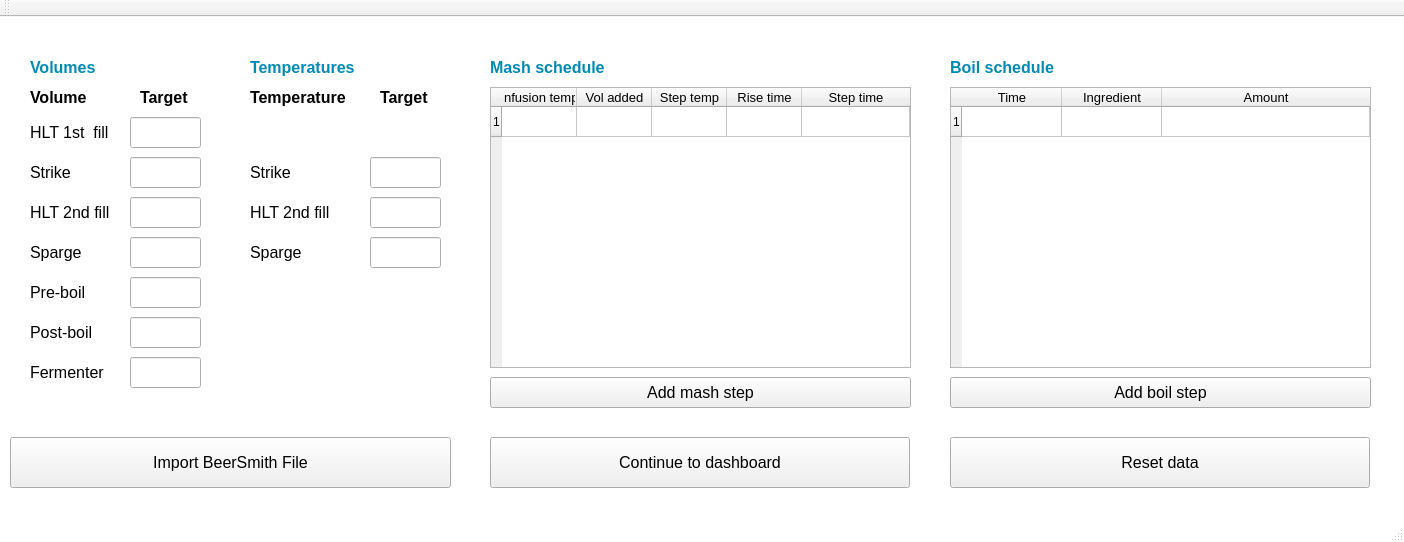
<?xml version="1.0" encoding="UTF-8"?>
<ui version="4.0">
 <class>ImportDialog</class>
 <widget class="QMainWindow" name="ImportDialog">
  <property name="geometry">
   <rect>
    <x>0</x>
    <y>0</y>
    <width>1404</width>
    <height>542</height>
   </rect>
  </property>
  <property name="windowTitle">
   <string>Importing BeerSmith File</string>
  </property>
  <property name="styleSheet">
   <string notr="true">QMainWindow {
background: white;
}</string>
  </property>
  <widget class="QWidget" name="centralWidget">
   <widget class="QLabel" name="label_17">
    <property name="geometry">
     <rect>
      <x>250</x>
      <y>180</y>
      <width>81</width>
      <height>31</height>
     </rect>
    </property>
    <property name="font">
     <font>
      <family>Arial</family>
      <pointsize>12</pointsize>
     </font>
    </property>
    <property name="styleSheet">
     <string notr="true"/>
    </property>
    <property name="text">
     <string>HLT 2nd fill</string>
    </property>
   </widget>
   <widget class="QLineEdit" name="HLT_Fill_1_Target">
    <property name="geometry">
     <rect>
      <x>130</x>
      <y>100</y>
      <width>71</width>
      <height>31</height>
     </rect>
    </property>
    <property name="font">
     <font>
      <family>Arial</family>
      <pointsize>12</pointsize>
     </font>
    </property>
   </widget>
   <widget class="QLabel" name="label_15">
    <property name="geometry">
     <rect>
      <x>380</x>
      <y>70</y>
      <width>71</width>
      <height>21</height>
     </rect>
    </property>
    <property name="font">
     <font>
      <family>Arial</family>
      <pointsize>12</pointsize>
      <weight>75</weight>
      <italic>false</italic>
      <bold>true</bold>
     </font>
    </property>
    <property name="styleSheet">
     <string notr="true"/>
    </property>
    <property name="text">
     <string>Target</string>
    </property>
   </widget>
   <widget class="QLineEdit" name="Sparge_Temp">
    <property name="geometry">
     <rect>
      <x>370</x>
      <y>220</y>
      <width>71</width>
      <height>31</height>
     </rect>
    </property>
    <property name="font">
     <font>
      <family>Arial</family>
      <pointsize>12</pointsize>
     </font>
    </property>
   </widget>
   <widget class="QLabel" name="label_2">
    <property name="geometry">
     <rect>
      <x>30</x>
      <y>70</y>
      <width>71</width>
      <height>21</height>
     </rect>
    </property>
    <property name="font">
     <font>
      <family>Arial</family>
      <pointsize>12</pointsize>
      <weight>75</weight>
      <italic>false</italic>
      <bold>true</bold>
     </font>
    </property>
    <property name="styleSheet">
     <string notr="true"/>
    </property>
    <property name="text">
     <string>Volume</string>
    </property>
   </widget>
   <widget class="QLineEdit" name="HLT_Fill_2_Target">
    <property name="geometry">
     <rect>
      <x>130</x>
      <y>180</y>
      <width>71</width>
      <height>31</height>
     </rect>
    </property>
    <property name="font">
     <font>
      <family>Arial</family>
      <pointsize>12</pointsize>
     </font>
    </property>
   </widget>
   <widget class="QLabel" name="label">
    <property name="geometry">
     <rect>
      <x>30</x>
      <y>40</y>
      <width>71</width>
      <height>21</height>
     </rect>
    </property>
    <property name="font">
     <font>
      <family>Arial</family>
      <pointsize>12</pointsize>
      <weight>75</weight>
      <italic>false</italic>
      <bold>true</bold>
     </font>
    </property>
    <property name="styleSheet">
     <string notr="true">color: rgb(0, 138, 179)</string>
    </property>
    <property name="text">
     <string>Volumes</string>
    </property>
   </widget>
   <widget class="QLineEdit" name="Post_Boil_Target">
    <property name="geometry">
     <rect>
      <x>130</x>
      <y>300</y>
      <width>71</width>
      <height>31</height>
     </rect>
    </property>
    <property name="font">
     <font>
      <family>Arial</family>
      <pointsize>12</pointsize>
     </font>
    </property>
   </widget>
   <widget class="QLabel" name="label_3">
    <property name="geometry">
     <rect>
      <x>140</x>
      <y>70</y>
      <width>71</width>
      <height>21</height>
     </rect>
    </property>
    <property name="font">
     <font>
      <family>Arial</family>
      <pointsize>12</pointsize>
      <weight>75</weight>
      <italic>false</italic>
      <bold>true</bold>
     </font>
    </property>
    <property name="styleSheet">
     <string notr="true"/>
    </property>
    <property name="text">
     <string>Target</string>
    </property>
   </widget>
   <widget class="QLabel" name="label_10">
    <property name="geometry">
     <rect>
      <x>30</x>
      <y>180</y>
      <width>81</width>
      <height>31</height>
     </rect>
    </property>
    <property name="font">
     <font>
      <family>Arial</family>
      <pointsize>12</pointsize>
     </font>
    </property>
    <property name="styleSheet">
     <string notr="true"/>
    </property>
    <property name="text">
     <string>HLT 2nd fill</string>
    </property>
   </widget>
   <widget class="QLineEdit" name="Sparge_Target">
    <property name="geometry">
     <rect>
      <x>130</x>
      <y>220</y>
      <width>71</width>
      <height>31</height>
     </rect>
    </property>
    <property name="font">
     <font>
      <family>Arial</family>
      <pointsize>12</pointsize>
     </font>
    </property>
   </widget>
   <widget class="QLabel" name="label_7">
    <property name="geometry">
     <rect>
      <x>30</x>
      <y>260</y>
      <width>71</width>
      <height>31</height>
     </rect>
    </property>
    <property name="font">
     <font>
      <family>Arial</family>
      <pointsize>12</pointsize>
     </font>
    </property>
    <property name="styleSheet">
     <string notr="true"/>
    </property>
    <property name="text">
     <string>Pre-boil</string>
    </property>
   </widget>
   <widget class="QLabel" name="label_6">
    <property name="geometry">
     <rect>
      <x>30</x>
      <y>220</y>
      <width>71</width>
      <height>31</height>
     </rect>
    </property>
    <property name="font">
     <font>
      <family>Arial</family>
      <pointsize>12</pointsize>
     </font>
    </property>
    <property name="styleSheet">
     <string notr="true"/>
    </property>
    <property name="text">
     <string>Sparge</string>
    </property>
   </widget>
   <widget class="QLineEdit" name="Pre_Boil_Target">
    <property name="geometry">
     <rect>
      <x>130</x>
      <y>260</y>
      <width>71</width>
      <height>31</height>
     </rect>
    </property>
    <property name="font">
     <font>
      <family>Arial</family>
      <pointsize>12</pointsize>
     </font>
    </property>
   </widget>
   <widget class="QLabel" name="label_20">
    <property name="geometry">
     <rect>
      <x>490</x>
      <y>40</y>
      <width>121</width>
      <height>21</height>
     </rect>
    </property>
    <property name="font">
     <font>
      <family>Arial</family>
      <pointsize>12</pointsize>
      <weight>75</weight>
      <italic>false</italic>
      <bold>true</bold>
     </font>
    </property>
    <property name="styleSheet">
     <string notr="true">color: rgb(0, 138, 179)</string>
    </property>
    <property name="text">
     <string>Mash schedule</string>
    </property>
   </widget>
   <widget class="QLineEdit" name="Fermenter_Target">
    <property name="geometry">
     <rect>
      <x>130</x>
      <y>340</y>
      <width>71</width>
      <height>31</height>
     </rect>
    </property>
    <property name="font">
     <font>
      <family>Arial</family>
      <pointsize>12</pointsize>
     </font>
    </property>
   </widget>
   <widget class="QLabel" name="label_13">
    <property name="geometry">
     <rect>
      <x>250</x>
      <y>40</y>
      <width>111</width>
      <height>21</height>
     </rect>
    </property>
    <property name="font">
     <font>
      <family>Arial</family>
      <pointsize>12</pointsize>
      <weight>75</weight>
      <italic>false</italic>
      <bold>true</bold>
     </font>
    </property>
    <property name="styleSheet">
     <string notr="true">color: rgb(0, 138, 179)</string>
    </property>
    <property name="text">
     <string>Temperatures</string>
    </property>
   </widget>
   <widget class="QLabel" name="label_9">
    <property name="geometry">
     <rect>
      <x>30</x>
      <y>100</y>
      <width>81</width>
      <height>31</height>
     </rect>
    </property>
    <property name="font">
     <font>
      <family>Arial</family>
      <pointsize>12</pointsize>
     </font>
    </property>
    <property name="styleSheet">
     <string notr="true"/>
    </property>
    <property name="text">
     <string>HLT 1st  fill</string>
    </property>
   </widget>
   <widget class="QLineEdit" name="HLT_Fill_2_Temp">
    <property name="geometry">
     <rect>
      <x>370</x>
      <y>180</y>
      <width>71</width>
      <height>31</height>
     </rect>
    </property>
    <property name="font">
     <font>
      <family>Arial</family>
      <pointsize>12</pointsize>
     </font>
    </property>
   </widget>
   <widget class="QLabel" name="label_18">
    <property name="geometry">
     <rect>
      <x>250</x>
      <y>220</y>
      <width>81</width>
      <height>31</height>
     </rect>
    </property>
    <property name="font">
     <font>
      <family>Arial</family>
      <pointsize>12</pointsize>
     </font>
    </property>
    <property name="styleSheet">
     <string notr="true"/>
    </property>
    <property name="text">
     <string>Sparge</string>
    </property>
   </widget>
   <widget class="QLabel" name="label_12">
    <property name="geometry">
     <rect>
      <x>250</x>
      <y>70</y>
      <width>101</width>
      <height>21</height>
     </rect>
    </property>
    <property name="font">
     <font>
      <family>Arial</family>
      <pointsize>12</pointsize>
      <weight>75</weight>
      <italic>false</italic>
      <bold>true</bold>
     </font>
    </property>
    <property name="styleSheet">
     <string notr="true"/>
    </property>
    <property name="text">
     <string>Temperature</string>
    </property>
   </widget>
   <widget class="QLabel" name="label_11">
    <property name="geometry">
     <rect>
      <x>250</x>
      <y>140</y>
      <width>81</width>
      <height>31</height>
     </rect>
    </property>
    <property name="font">
     <font>
      <family>Arial</family>
      <pointsize>12</pointsize>
     </font>
    </property>
    <property name="styleSheet">
     <string notr="true"/>
    </property>
    <property name="text">
     <string>Strike</string>
    </property>
   </widget>
   <widget class="QLabel" name="label_8">
    <property name="geometry">
     <rect>
      <x>30</x>
      <y>300</y>
      <width>71</width>
      <height>31</height>
     </rect>
    </property>
    <property name="font">
     <font>
      <family>Arial</family>
      <pointsize>12</pointsize>
     </font>
    </property>
    <property name="styleSheet">
     <string notr="true"/>
    </property>
    <property name="text">
     <string>Post-boil</string>
    </property>
   </widget>
   <widget class="QLineEdit" name="Strike_Target">
    <property name="geometry">
     <rect>
      <x>130</x>
      <y>140</y>
      <width>71</width>
      <height>31</height>
     </rect>
    </property>
    <property name="font">
     <font>
      <family>Arial</family>
      <pointsize>12</pointsize>
     </font>
    </property>
   </widget>
   <widget class="QLabel" name="label_5">
    <property name="geometry">
     <rect>
      <x>30</x>
      <y>140</y>
      <width>71</width>
      <height>31</height>
     </rect>
    </property>
    <property name="font">
     <font>
      <family>Arial</family>
      <pointsize>12</pointsize>
     </font>
    </property>
    <property name="styleSheet">
     <string notr="true"/>
    </property>
    <property name="text">
     <string>Strike</string>
    </property>
   </widget>
   <widget class="QLabel" name="label_16">
    <property name="geometry">
     <rect>
      <x>30</x>
      <y>340</y>
      <width>81</width>
      <height>31</height>
     </rect>
    </property>
    <property name="font">
     <font>
      <family>Arial</family>
      <pointsize>12</pointsize>
     </font>
    </property>
    <property name="styleSheet">
     <string notr="true"/>
    </property>
    <property name="text">
     <string>Fermenter</string>
    </property>
   </widget>
   <widget class="QTableWidget" name="Mash_Steps">
    <property name="geometry">
     <rect>
      <x>490</x>
      <y>70</y>
      <width>421</width>
      <height>281</height>
     </rect>
    </property>
    <property name="font">
     <font>
      <family>Arial</family>
      <pointsize>12</pointsize>
     </font>
    </property>
    <property name="rowCount">
     <number>1</number>
    </property>
    <property name="columnCount">
     <number>5</number>
    </property>
    <attribute name="horizontalHeaderCascadingSectionResizes">
     <bool>false</bool>
    </attribute>
    <attribute name="horizontalHeaderDefaultSectionSize">
     <number>75</number>
    </attribute>
    <attribute name="horizontalHeaderMinimumSectionSize">
     <number>10</number>
    </attribute>
    <attribute name="horizontalHeaderStretchLastSection">
     <bool>true</bool>
    </attribute>
    <attribute name="verticalHeaderMinimumSectionSize">
     <number>23</number>
    </attribute>
    <row/>
    <column>
     <property name="text">
      <string>Infusion temp</string>
     </property>
     <property name="font">
      <font>
       <family>Arial</family>
       <pointsize>10</pointsize>
      </font>
     </property>
    </column>
    <column>
     <property name="text">
      <string>Vol added</string>
     </property>
     <property name="font">
      <font>
       <family>Arial</family>
       <pointsize>10</pointsize>
      </font>
     </property>
    </column>
    <column>
     <property name="text">
      <string>Step temp</string>
     </property>
     <property name="font">
      <font>
       <family>Arial</family>
       <pointsize>10</pointsize>
      </font>
     </property>
    </column>
    <column>
     <property name="text">
      <string>Rise time</string>
     </property>
     <property name="font">
      <font>
       <family>Arial</family>
       <pointsize>10</pointsize>
      </font>
     </property>
    </column>
    <column>
     <property name="text">
      <string>Step time</string>
     </property>
     <property name="font">
      <font>
       <family>Arial</family>
       <pointsize>10</pointsize>
      </font>
     </property>
    </column>
   </widget>
   <widget class="QLineEdit" name="Strike_Temp">
    <property name="geometry">
     <rect>
      <x>370</x>
      <y>140</y>
      <width>71</width>
      <height>31</height>
     </rect>
    </property>
    <property name="font">
     <font>
      <family>Arial</family>
      <pointsize>12</pointsize>
     </font>
    </property>
   </widget>
   <widget class="QTableWidget" name="Boil_Steps">
    <property name="geometry">
     <rect>
      <x>950</x>
      <y>70</y>
      <width>421</width>
      <height>281</height>
     </rect>
    </property>
    <property name="font">
     <font>
      <family>Arial</family>
      <pointsize>12</pointsize>
     </font>
    </property>
    <property name="rowCount">
     <number>1</number>
    </property>
    <property name="columnCount">
     <number>3</number>
    </property>
    <attribute name="horizontalHeaderCascadingSectionResizes">
     <bool>false</bool>
    </attribute>
    <attribute name="horizontalHeaderMinimumSectionSize">
     <number>10</number>
    </attribute>
    <attribute name="horizontalHeaderStretchLastSection">
     <bool>true</bool>
    </attribute>
    <attribute name="verticalHeaderDefaultSectionSize">
     <number>30</number>
    </attribute>
    <attribute name="verticalHeaderMinimumSectionSize">
     <number>23</number>
    </attribute>
    <row/>
    <column>
     <property name="text">
      <string>Time</string>
     </property>
     <property name="font">
      <font>
       <family>Arial</family>
       <pointsize>10</pointsize>
      </font>
     </property>
    </column>
    <column>
     <property name="text">
      <string>Ingredient</string>
     </property>
     <property name="font">
      <font>
       <family>Arial</family>
       <pointsize>10</pointsize>
      </font>
     </property>
    </column>
    <column>
     <property name="text">
      <string>Amount</string>
     </property>
     <property name="font">
      <font>
       <family>Arial</family>
       <pointsize>10</pointsize>
      </font>
     </property>
    </column>
   </widget>
   <widget class="QLabel" name="label_19">
    <property name="geometry">
     <rect>
      <x>950</x>
      <y>40</y>
      <width>121</width>
      <height>21</height>
     </rect>
    </property>
    <property name="font">
     <font>
      <family>Arial</family>
      <pointsize>12</pointsize>
      <weight>75</weight>
      <italic>false</italic>
      <bold>true</bold>
     </font>
    </property>
    <property name="styleSheet">
     <string notr="true">color: rgb(0, 138, 179)</string>
    </property>
    <property name="text">
     <string>Boil schedule</string>
    </property>
   </widget>
   <widget class="QPushButton" name="ImportButton">
    <property name="geometry">
     <rect>
      <x>10</x>
      <y>420</y>
      <width>441</width>
      <height>51</height>
     </rect>
    </property>
    <property name="font">
     <font>
      <family>Arial</family>
      <pointsize>12</pointsize>
     </font>
    </property>
    <property name="text">
     <string>Import BeerSmith File</string>
    </property>
   </widget>
   <widget class="QPushButton" name="ResetButton">
    <property name="geometry">
     <rect>
      <x>950</x>
      <y>420</y>
      <width>420</width>
      <height>51</height>
     </rect>
    </property>
    <property name="font">
     <font>
      <family>Arial</family>
      <pointsize>12</pointsize>
     </font>
    </property>
    <property name="text">
     <string>Reset data</string>
    </property>
   </widget>
   <widget class="QPushButton" name="ContinueButton">
    <property name="geometry">
     <rect>
      <x>490</x>
      <y>420</y>
      <width>420</width>
      <height>51</height>
     </rect>
    </property>
    <property name="font">
     <font>
      <family>Arial</family>
      <pointsize>12</pointsize>
     </font>
    </property>
    <property name="text">
     <string>Continue to dashboard</string>
    </property>
   </widget>
   <widget class="QPushButton" name="Add_Boil_Step">
    <property name="geometry">
     <rect>
      <x>950</x>
      <y>360</y>
      <width>421</width>
      <height>31</height>
     </rect>
    </property>
    <property name="font">
     <font>
      <family>Arial</family>
      <pointsize>12</pointsize>
     </font>
    </property>
    <property name="text">
     <string>Add boil step</string>
    </property>
   </widget>
   <widget class="QPushButton" name="Add_Mash_Step">
    <property name="geometry">
     <rect>
      <x>490</x>
      <y>360</y>
      <width>421</width>
      <height>31</height>
     </rect>
    </property>
    <property name="font">
     <font>
      <family>Arial</family>
      <pointsize>12</pointsize>
     </font>
    </property>
    <property name="text">
     <string>Add mash step</string>
    </property>
   </widget>
  </widget>
  <widget class="QMenuBar" name="menuBar">
   <property name="geometry">
    <rect>
     <x>0</x>
     <y>0</y>
     <width>1404</width>
     <height>21</height>
    </rect>
   </property>
  </widget>
  <widget class="QToolBar" name="mainToolBar">
   <attribute name="toolBarArea">
    <enum>TopToolBarArea</enum>
   </attribute>
   <attribute name="toolBarBreak">
    <bool>false</bool>
   </attribute>
  </widget>
  <widget class="QStatusBar" name="statusBar"/>
 </widget>
 <layoutdefault spacing="6" margin="11"/>
 <resources/>
 <connections/>
</ui>
